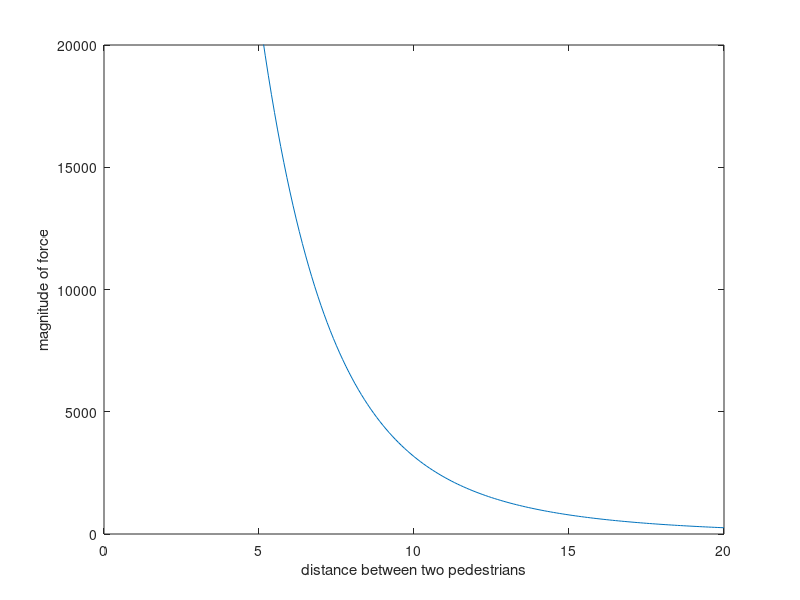

Recreate this plot in MATLAB.
% Visualization of exponential character of the pedestrian interaction force for the project report

clear all
clc

weight_soc = 1;
c_soc = 7;
A_soc = 1000;
r = 6 + c_soc;
B_soc = 5;
n = 1;
lambda = 0.3;
A_phys = 300;
B_phys = 2;
phi = 0;

d = [0 : 0.1 : 20];

for i = 1 : length(d)
     f(i) = A_soc * exp((r - d(i)) / B_soc) * n * (lambda + (1 - lambda) * ((1 + cos(phi)) / 2)) + A_phys * exp((r - d(i)) / B_phys) * n; % Betrag der Kraft
end

plot(d, f)
axis([0 d(end) 0 20000])
xlabel('distance between two pedestrians')
ylabel('magnitude of force')